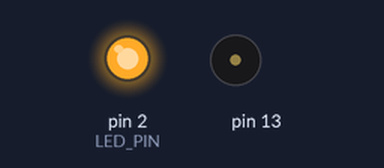
A sketch run on a simulated Arduino Uno, built with avr-gcc and run on an emulated ATmega328P. Shown: output pins drawn as LEDs (lit = HIGH), buzzer (waves = sounding).

Above: at 0.1 s.
At 12.1 s:
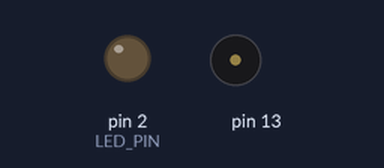
At 30.1 s:
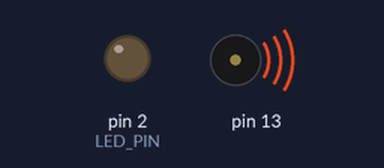
Timing chart, 0 to 40.0 s (numbered marks = the images above):
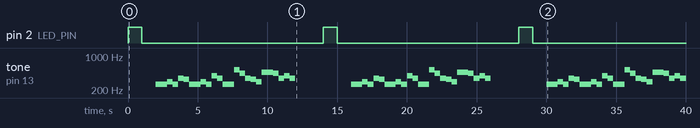

The sketch:

esp_speaker.ino
```cpp
// Define the LED pin
#define LED_PIN 2

void setup() {
  // Initialize the LED pin as an output
  pinMode(LED_PIN, OUTPUT);
}

void loop() {
  // Turn the LED on
  digitalWrite(LED_PIN, HIGH);
  // Wait for 1 second
  delay(1000);
  // Turn the LED off
  digitalWrite(LED_PIN, LOW);
  // Wait for 1 second
  delay(1000);

  int tones[] = {261, 261, 293, 261, 349, 329, 261, 261, 293, 261, 392, 349, 261, 261, 523, 440, 349, 329, 293, 466, 466, 440, 349, 392, 349};
  for (int i=0; i<25; i++){
    tone(13, tones[i],500);
    delay(400);
  }
  noTone(13);//to stop audio
  delay(2000);
}
```

Measured:
- by itself, pin 2 (LED_PIN): alternates HIGH for 1.0 s and LOW for 13.0 s
- by itself, tone on pin 13: plays 261 Hz for 0.80 s, 293 Hz for 0.40 s, 261 Hz for 0.40 s, 349 Hz for 0.40 s, 329 Hz for 0.40 s, 261 Hz for 0.80 s … (63 notes in this stretch)
